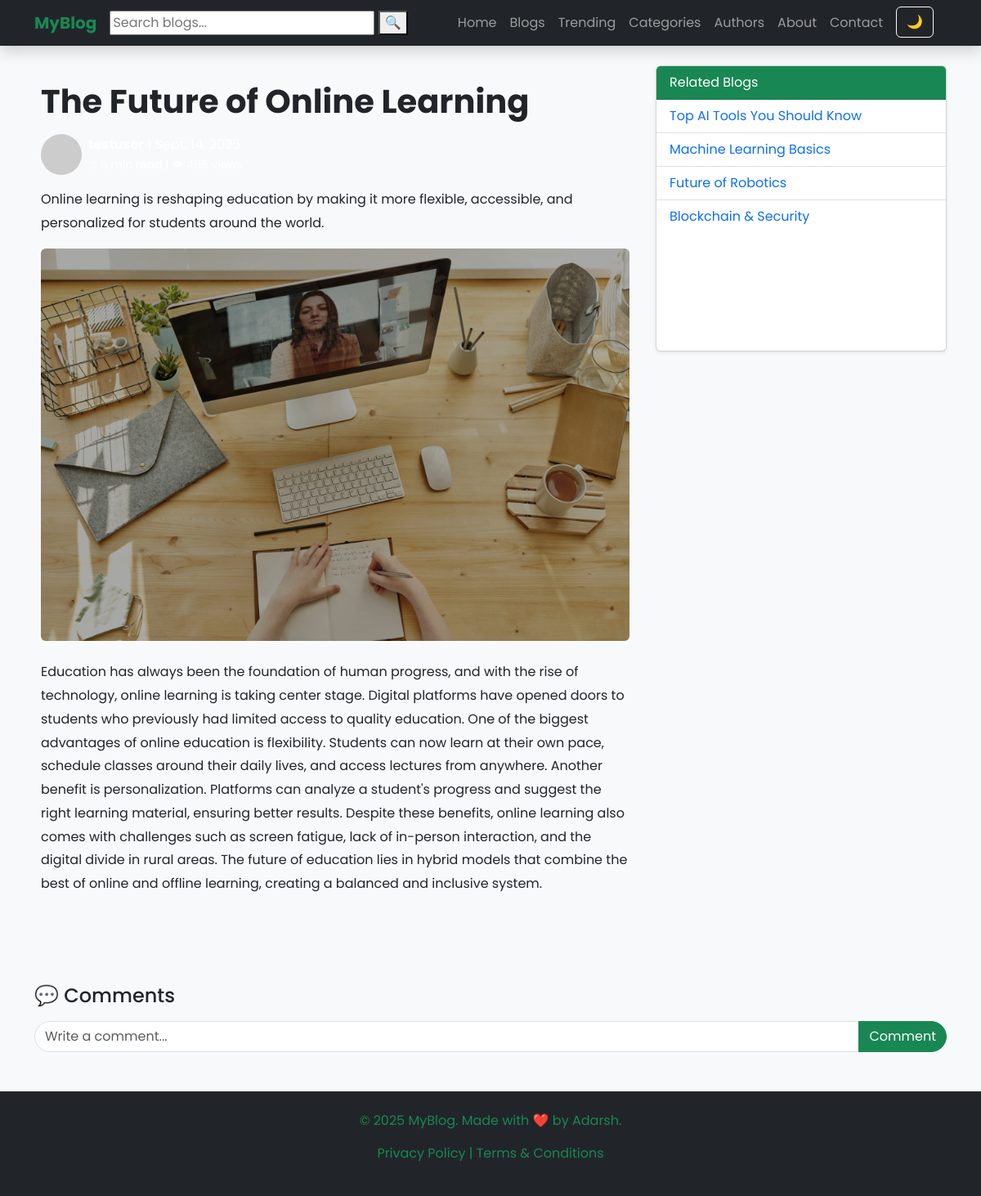
The page /blog-detail/9/ on the database its author committed.
### webapp/models.py (models this page shows)
class Blog(models.Model):
    STATUS_CHOICE = (
        ('draft','Draft'),
        ('published','Published')
    )
    title = models.CharField(max_length=100,unique=True)
    slug = models.SlugField(unique=TRUE,blank=True)
    category = models.ForeignKey(Category,on_delete=models.CASCADE)
    author = models.ForeignKey(User,on_delete=models.CASCADE)
    blog_image = models.ImageField(upload_to='uploads/%y/%m/%d')
    short_description = models.TextField(max_length=1000)
    blog_body = models.TextField(max_length=3000)
    views = models.IntegerField(null=True)
    comment = models.IntegerField(null=True)
    status = models.CharField(max_length=100,choices= STATUS_CHOICE, default='draft')
    is_feacherd = models.BooleanField(default=False)
    created_at = models.DateTimeField(auto_now_add=True)
    updated_at = models.DateTimeField(auto_now=True)

### webapp/views.py (the view)
# urls.py: path('blog-detail/<int:pk>/',blog_detail,name='blog-detail'),
def blog_detail(request,pk):
    blog_obj = Blog.objects.get(id=pk)
    context = {
        'blog_detail' : blog_obj,
    }
    return render(request,'blog-detail.html',context)

### templates/blog-detail.html (shortened to what this page needs)
{% extends 'base.html' %}
{% block content %}
<section class="container py-4">
  <div class="row">
    <div class="col-lg-8 blog-content">
      <h1 class="fw-bold mb-3">{{blog_detail.title}}</h1>
      <div class="d-flex align-items-center mb-3 text-white">
        <img src="https://i.pravatar.cc/50" class="rounded-circle me-2" alt="Author">
        <div>
          <span><b>{{blog_detail.author}}</b> | {{blog_detail.created_at.date}}</span><br>
          <small>⏱ 6 min read | 👁 {{blog_detail.views}} views</small>
        </div>
      </div>
      <p>{{blog_detail.short_description}}</p>
      <div class="hero-blog mb-4">
        <img src="{{blog_detail.blog_image.url}}" class="img-fluid rounded" alt="AI Innovations">
      </div>
      <p>{{blog_detail.blog_body}}</p>
    </div>
    <div class="col-lg-4">
      <div class="card shadow-sm mb-4">
        <div class="card-header bg-success text-white">
          Related Blogs
        </div>
        <ul class="list-group list-group-flush" id="relatedBlogs">
          <li class="list-group-item"><a href="blog-detail.html">Top AI Tools You Should Know</a></li>
          <li class="list-group-item"><a href="blog-detail.html">Machine Learning Basics</a></li>
          <li class="list-group-item"><a href="blog-detail.html">Future of Robotics</a></li>
          <li class="list-group-item"><a href="blog-detail.html">Blockchain & Security</a></li>
        </ul>
      </div>
    </div>
  </div>
</section>
<section class="container mt-5">
  <h4 class="mb-3">💬 Comments</h4>
  <div class="input-group mt-2">
    <input type="text" class="form-control" id="commentInput" placeholder="Write a comment...">
    <button class="btn btn-success" onclick="addComment('blog1')">Comment</button>
  </div>
</section>
{% endblock %}

### static/css/style.css (style rules this page uses)
body { font-family: 'Poppins', sans-serif; margin:0; background: #f8f9fa; color:#212529; scroll-behavior:smooth; }
a { text-decoration: none; }
li { list-style: none; }
.card { min-height: 350px; transition: transform 0.3s; }
.hero-blog img { width: 100%; border-radius: 12px; filter: brightness(70%); transition: all 0.3s ease-in-out; }
.blog-content p { line-height: 1.8; }
#relatedBlogs .list-group-item { transition: all 0.3s; cursor: pointer; }
.input-group input.form-control { border-radius: 50px 0 0 50px; }
.input-group button { border-radius: 0 50px 50px 0; transition: all 0.3s; }
.blog-content { padding: 20px; }

### rows shown on the page
Blog: title "The Future of Online Learning", short_description "Online learning is reshaping education by making it more flexible, accessible, and personalized for students around the world.", blog_image (picture), blog_body "Education has always been the foundation of human progress, and with the rise of technology, online learning is taking center stage. Digital platforms have opened doors to students who previously had limited access to quality education. One of the biggest advantages of online education is flexibility. Students can now learn at their own pace, schedule classes around their daily lives, and access lectures from anywhere. Another benefit is personalization. Platforms can analyze a student's progress and suggest the right learning material, ensuring better results. Despite these benefits, online learning also comes with challenges such as screen fatigue, lack of in-person interaction, and the…"
